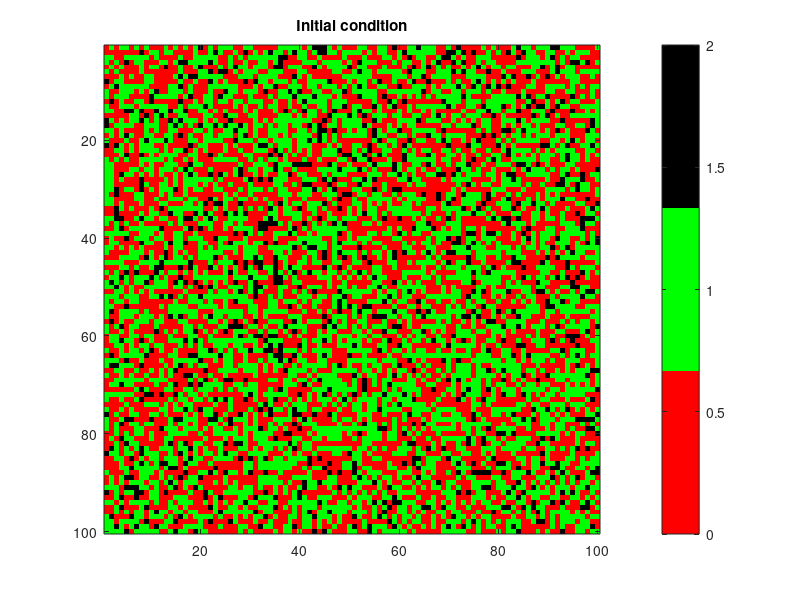

Source code (MATLAB): (Note: this script raises an error after producing the figure.)
candidates = [0,1,2];
weights = [0.45, 0.45, 0.10];
ROWS = 100;
COLS= 100;
grid_array = zeros(ROWS, COLS);

count_0 = 0;
count_1 = 0;
count_2 = 0;
RANDOM = logical(input("Random search or not (press 1 or 0): "));


H = input("Insert value for H: ");
if(H<1)
    fprintf("Value of H not allowed\n");
    return 
end
SAVE_PICTURE=logical(input("Save picture or not (press 1 or 0): "));
for i = 1:ROWS
row = randsample(candidates, COLS, true, weights);
count_0 = count_0 + sum(row == 0);
count_1 = count_1 + sum(row == 1);
count_2 = count_2 + sum(row == 2);
%disp(row);
grid_array(i, :) = row;
end

h=imagesc(grid_array);
title('Initial condition')


% set the color map to display 0s as black, 1s as red, and 2s as green
colormap([1 0 0; 0 1 0;0 0 0]);

% add a colorbar to show the mapping of values to colors
colorbar;
disp(['number of reds: ', num2str(count_0)]);
disp(['number of blue: ', num2str(count_1)]);
disp(['number of empty: ', num2str(count_2)]);
pause(4);
happy_array=zeros(ROWS, COLS);
for i = 1:ROWS
    for j = 1:COLS

        happy_array(i, j) = false;
    end
end


counter =1;
percentage_happiness =0.;
happy_array_over_iters=[];
results_dict = struct('Random', [], 'iterations', [], 'H', []);
count_previous_happines=0;
while true
    
    if mod(counter, 1000) == 0 % every x iterations, show the grid_array
        disp(['iteration # ', num2str(counter)]);
    end
    % for each row and column
    for i = 1:ROWS
        for j = 1:COLS
            if grid_array(i,j) ~= 2 % if the cell is happy, skip it
                count_same_race = 0; % counter for counting number of same race neighbors
                % conditions if the cell is on the edge of the grid_array
                if i==1 && j==1
                    count_same_race = count_same_race+count_near_cells(i, j, ROWS, COLS, grid_array);
                elseif i==1

                    count_same_race = count_same_race+count_near_cells_y(i, j, ROWS, COLS, grid_array);
                elseif j==1
                    count_same_race = count_same_race+count_near_cells_x(i, j, ROWS, COLS, grid_array);
                else

                    if grid_array(i,j) == grid_array(i-1,j)
                        count_same_race = count_same_race + 1;
                    end
                    if grid_array(i,j) == grid_array(i,j-1)
                        count_same_race = count_same_race + 1;
                    end
                    if grid_array(i,j) == grid_array(i-1,j-1)
                        count_same_race = count_same_race + 1;
                    end
                    if grid_array(i,j) == grid_array(mod(i,ROWS)+1,j)
                        count_same_race = count_same_race + 1;
                    end
                    if grid_array(i,j) == grid_array(i,mod(j,COLS)+1)
                        count_same_race = count_same_race + 1;
                    end
                    if grid_array(i,j) == grid_array(mod(i,ROWS)+1,mod(j,COLS)+1)
                        count_same_race = count_same_race + 1;
                    end
                    if grid_array(i,j) == grid_array(mod(i,ROWS)+1,j-1)
                        count_same_race = count_same_race + 1;
                    end
                    if grid_array(i,j) == grid_array(i-1,mod(j,COLS)+1)
                        count_same_race = count_same_race + 1;
                    end
                end
                % check if the cell is happy
                happy_array(i,j) = count_same_race >= H; % updating happy matrix
            end
        end
    end
    happy_agents = sum(happy_array & (grid_array ~= 2), 'all');
    percentage_happiness = (happy_agents/(count_0 + count_1))*100.;
    if( counter>1001)
        count_previous_happines=0;
        for iter=length(happy_array_over_iters)-1000:length(happy_array_over_iters)-1
            if(happy_array_over_iters(iter) >= percentage_happiness)
                count_previous_happines=count_previous_happines+1;
            end
        end
    end
    happy_array_over_iters(counter) = percentage_happiness;
    %fprintf("%.2f percentage of happiness: ", percentage_happiness);
    if(mod(counter, 400)==0 && percentage_happiness>60.)
        fprintf("percentage of happiness: %.2f\r\n", percentage_happiness);
    end
    if(count_previous_happines>950)
        disp("Applying early stopping");
        fprintf( "percentage of happiness: %.2f\r\n", percentage_happiness);
        if(SAVE_PICTURE)
            save_grid(results_dict, counter, RANDOM, H);
        end
        break;
    end
    if (happy_agents == (count_0 + count_1))
        if(SAVE_PICTURE)
            save_grid(results_dict, counter, RANDOM, H);
        end
        break;
    end
    
    % loop for moving the unhappy agents
    for i = 1:ROWS
        for j = 1:COLS
            % perform actions only if the cell is unhappy and not empty
            if (grid_array(i,j) ~= 2 && ~happy_array(i,j))
                % random method. Moving randomly until finding an empty cell
                if (RANDOM)
                    direction_axis_0 = randi([-1, 1]);
                    direction_axis_1 = randi([-1, 1]);
                    pos_x = i + direction_axis_0;
                    pos_y = j + direction_axis_1;
                    
                    % conditions for checking if the new position is out of range
                    [pos_x, pos_y] = check_boundaries(pos_x, pos_y, ROWS, COLS);
                    
                    % loop to check if the new position is empty
                    while (grid_array(pos_x, pos_y) ~= 2)
                        direction_axis_0 = randi([-1, 1]);
                        direction_axis_1 = randi([-1, 1]);
                        pos_x = pos_x + direction_axis_0;
                        pos_y = pos_y + direction_axis_1;
                        
                        % conditions for checking if the new position is out of range
                        [pos_x, pos_y] = check_boundaries(pos_x, pos_y, ROWS, COLS);
                    end
                else
                    pos_x = i;
                    pos_y = j;
                    radius = 1;
                    flag = false;
                    
                    while ~flag
                        for x = pos_x - radius : pos_x + radius
                            for y = pos_y - radius : pos_y + radius
                                x_mod = mod(x - 1, ROWS) + 1;
                                y_mod = mod(y - 1, COLS) + 1;
                                if (grid_array(x_mod, y_mod) == 2)
                                    flag = true;
                                    pos_x = x_mod;
                                    pos_y = y_mod;
                                    break; % exit if the empty cell is found
                                end
                            end
                            if flag
                                break;
                            end
                        end
                        radius = radius + 1; % increasing the radius
                        
                    end

                end
                
                % moving the agent and updating the old position with an empty cell
                tmp = grid_array(i,j);
                grid_array(i,j) = 2;
                grid_array(pos_x,pos_y) = tmp;
            end
        end
    end
    set(h, 'CData', grid_array);
    
    drawnow;
    counter = counter + 1;

end

figure
plot(happy_array_over_iters);
title('Happiness over iterations')
xlabel("Iterations")
ylabel("happiness")
grid on;
saveas(gcf,sprintf('Convergence/ConvergenceH%dRandom_%d.png', H, RANDOM))


function [] = save_grid(results_dict, counter, RANDOM, H)
fprintf('iterations needed to converge: %d\n', counter);
        results_dict.iterations(end+1) = counter;
        results_dict.H(end+1) = H;
        results_dict.Random(end+1) = RANDOM;
        saveas(gcf, sprintf('results/iterations_%d_H_%d_random_%d.png', counter, H, RANDOM));
end
